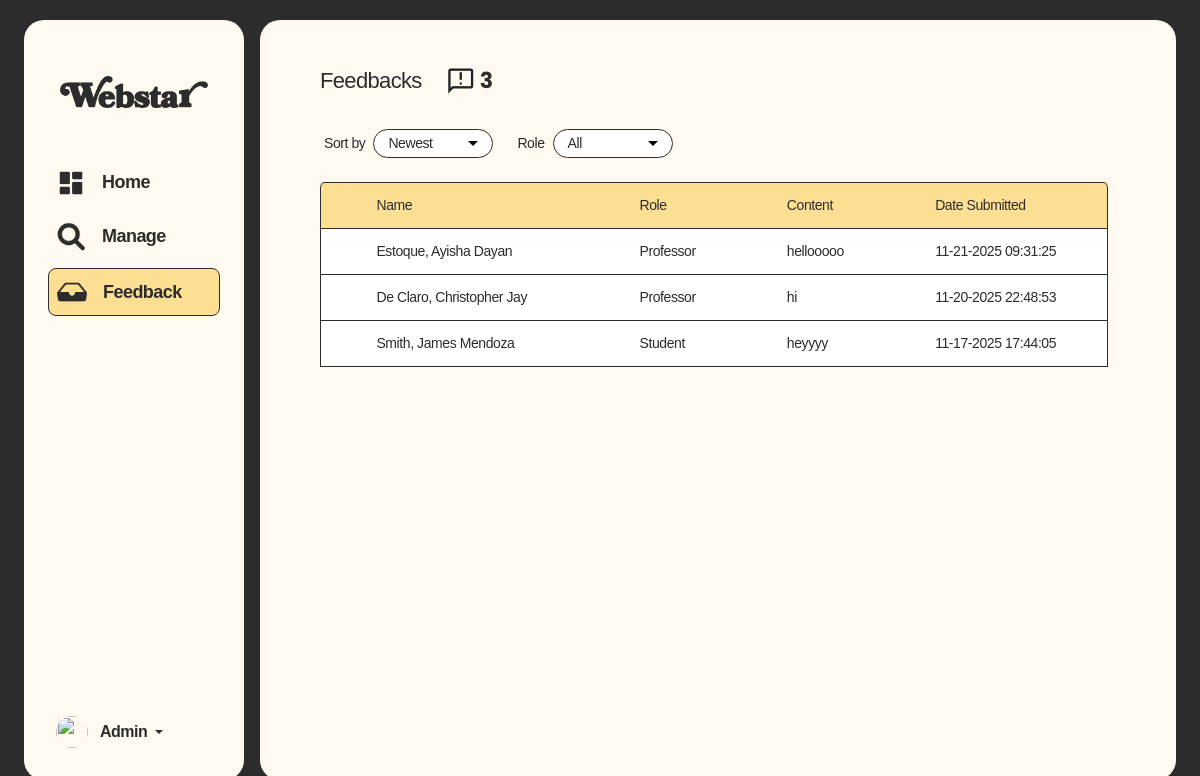
The app's page /admin/feedbacks.php (signed in) with its own data.
### tables this page shows
CREATE TABLE `feedback` (
  `feedbackID` int(11) NOT NULL,
  `senderID` int(11) NOT NULL,
  `receiverID` int(11) NOT NULL,
  `message` text NOT NULL,
  `created_at` datetime DEFAULT current_timestamp()
);

CREATE TABLE `userinfo` (
  `userInfoID` int(11) NOT NULL,
  `userID` int(11) NOT NULL,
  `profilePicture` varchar(100) NOT NULL DEFAULT 'defaultProfile.png',
  `firstName` varchar(50) NOT NULL,
  `middleName` varchar(50) DEFAULT NULL,
  `lastName` varchar(50) NOT NULL,
  `studentID` varchar(50) DEFAULT NULL,
  `programID` varchar(50) DEFAULT '1',
  `gender` varchar(50) DEFAULT 'Other',
  `yearLevel` varchar(20) DEFAULT '1',
  `yearSection` int(11) DEFAULT 1,
  `schoolEmail` varchar(50) DEFAULT NULL,
  `facebookLink` text DEFAULT NULL,
  `linkedInLink` text DEFAULT NULL,
  `githubLink` text DEFAULT NULL,
  `createdAt` datetime NOT NULL,
  `isNewUser` int(1) NOT NULL DEFAULT 1
);

CREATE TABLE `users` (
  `userID` int(11) NOT NULL,
  `password` varchar(1024) NOT NULL,
  `email` varchar(50) NOT NULL,
  `role` varchar(12) NOT NULL DEFAULT 'student',
  `userName` varchar(50) NOT NULL,
  `status` varchar(15) DEFAULT 'Active'
);

### admin/feedbacks.php (the view, shortened to what this page needs)
<?php
include('../shared/assets/database/connect.php');
$feedbackCountQuery = "SELECT COUNT(*) AS totalFeedback FROM feedback";
$feedbackCountResult = mysqli_query($conn, $feedbackCountQuery);
$feedbackCountRow = mysqli_fetch_assoc($feedbackCountResult);
$totalFeedbacks = $feedbackCountRow['totalFeedback'];
$sort = $_GET['sort'] ?? 'Newest';
$role = $_GET['role'] ?? 'All';
$where = "";
$orderBy = ($sort === "Oldest") ? "ASC" : "DESC";
$feedbackQuery = "
    SELECT
        f.feedbackID,
        f.message,
        f.created_at,
        u.userID,
        u.role,
        ui.firstName,
        ui.middleName,
        ui.lastName
    FROM feedback f
    INNER JOIN users u ON f.senderID = u.userID
    INNER JOIN userinfo ui ON u.userID = ui.userID
    $where
    ORDER BY f.created_at $orderBy
";
$feedbackResult = mysqli_query($conn, $feedbackQuery);
?>
<!doctype html>
<html lang="en">
<head>
    <link href="https://cdn.jsdelivr.net/npm/bootstrap@5.3.6/dist/css/bootstrap.min.css" rel="stylesheet"
>
    <link rel="stylesheet" href="../shared/assets/css/global-styles.css">
    <link rel="stylesheet" href="../shared/assets/css/sidebar-and-container-styles.css">
    <link rel="stylesheet" href="../shared/assets/css/course.css">
    <link rel="stylesheet" href="../shared/assets/css/admin.css">
    <link href="https://cdnjs.cloudflare.com/ajax/libs/font-awesome/6.5.0/css/all.min.css" rel="stylesheet">
    <link rel="stylesheet" href="https://cdn.jsdelivr.net/npm/bootstrap-icons@1.13.1/font/bootstrap-icons.min.css">
</head>
<body>
    <div class="container-fluid min-vh-100 d-flex justify-content-center align-items-center p-0 p-md-3"
        style="background-color: var(--black);">
        <div class="row w-100">
            <?php include '../shared/components/admin-sidebar-for-desktop.php'; ?>
            <div class="col main-container m-0 p-0 mx-0 mx-md-2 p-0 p-md-4 overflow-y-auto">
                <div class="card border-0 px-3 pt-3 m-0 h-100 w-100 rounded-0 shadow-none"
                    style="background-color: transparent;">
                    <div class="container-fluid py-1">
                        <div class="row">
                            <div class="col-12 mb-3">
                                <div class="d-flex align-items-center ps-2">
                                    <div class="text-sbold text-22">Feedbacks</div>
                                    <span class="material-symbols-outlined ms-4" style="font-size: 30px;">
                                    </span>
                                    <div class="stats-count text-22 text-bold ms-1"><?= $totalFeedbacks ?></div>
                                </div>
                            </div>
                            <div class="row align-items-center g-2 flex-wrap px-2">
                                <div class="col-auto ms-3 mobile-dropdown">
                                    <div class="d-flex align-items-center flex-nowrap">
                                        <span class="dropdown-label me-2 text-reg">Sort by</span>
                                        <div class="custom-dropdown" data-filter="sort">
                                            <button class="dropdown-btn text-reg text-14"><?= htmlspecialchars($sort) ?></button>
                                        </div>
                                    </div>
                                </div>
                                <div class="col-auto ms-3 mobile-dropdown">
                                    <div class="d-flex align-items-center flex-nowrap">
                                        <span class="dropdown-label me-2 text-reg">Role</span>
                                        <div class="custom-dropdown" data-filter="role">
                                            <button class="dropdown-btn text-reg text-14"><?= htmlspecialchars($role) ?></button>
                                        </div>
                                    </div>
                                </div>
                                <div class="table-container mt-4 px-3" style="max-height: 400px; overflow-y: auto;">
                                    <div class="table-responsive-sm">
                                        <table class="custom-table align-middle mb-0 text-med text-14">
                                            <thead>
                                                <tr>
                                                    <th scope="col"></th>
                                                    <th scope="col">Name</th>
                                                    <th scope="col"></th>
                                                    <th scope="col">Role</th>
                                                    <th scope="col"></th>
                                                    <th scope="col">Content</th>
                                                    <th scope="col"></th>
                                                    <th scope="col">Date Submitted</th>
                                                </tr>
                                            </thead>
                                            <tbody>
                                                <?php while ($f = mysqli_fetch_assoc($feedbackResult)): ?>
                                                    <tr>
                                                        <td></td>
                                                        <td><?= htmlspecialchars($f['lastName'] . ', ' . $f['firstName'] . ' ' . $f['middleName']) ?>
                                                        </td>
                                                        <td></td>
                                                        <td><?= ucfirst($f['role']) ?></td>
                                                        <td></td>
                                                        <td data-bs-toggle="modal"
                                                            data-bs-target="#feedbackModal<?= $f['feedbackID'] ?>">
                                                            <?= htmlspecialchars($f['message']) ?>
                                                        </td>
                                                        <td></td>
                                                        <td><?= date("m-d-Y H:i:s", strtotime($f['created_at'])) ?></td>
                                                    </tr>
                                                <?php endwhile; ?>
                                            </tbody>
                                        </table>
                                    </div>
                                </div>
                            </div>
                        </div>
                    </div>
                </div>
            </div>
        </div>
    </div>
</body>
</html>

### shared/assets/css/global-styles.css (style rules this page uses)
:root { --primaryColor: #FDDF94; --highlight75: #6EBEFF; --highlight50: #9ED3FF; --highlight25: #CFE9FF; --highlight15: #c8ecc1; --dirtyWhite: #FFF9F0; --pureWhite: #FFFFFF; --darkgreen: #5b6558; --black: #2C2C2C; --Regular: 'Regular'; --Medium: 'Medium'; --Bold: 'Bold'; --SemiBold: 'SemiBold'; --Black: 'Black'; }
.text-reg { font-family: 'Regular', sans-serif; letter-spacing: -0.03em; color: var(--black); }
.text-med { font-family: 'Medium', sans-serif; letter-spacing: -0.03em; color: var(--black); }
.text-bold { font-family: 'Bold', sans-serif; letter-spacing: -0.03em; color: var(--black); }
.text-sbold { font-family: 'SemiBold', sans-serif; letter-spacing: -0.03em; color: var(--black); }
.text-14 { font-size: 14px; }
.text-22 { font-size: 22px; }
.dropdown-label { letter-spacing: -0.03em; font-size: 14px; white-space: nowrap; }

### shared/assets/css/sidebar-and-container-styles.css (style rules this page uses)
body { background-color: white; }
html, body { height: 100%; margin: 0; padding: 0; }
.main-container { background-color: var(--dirtyWhite); border-radius: 0px; height: 100vh; }
@media (min-width: 768px) { body { background-color: var(--black); } }
@media (min-width: 768px) { .main-container { border-radius: 20px; height: 95vh; } }

### shared/assets/css/admin.css (style rules this page uses)
.custom-table { width: 100%; background-color: var(--pureWhite) !important; border-top: 1px solid var(--black) !important; border-radius: 5px !important; border-collapse: separate !important; border-spacing: 0 !important; }
.custom-table thead { background-color: var(--primaryColor) !important; color: var(--black) !important; }
table.custom-table thead th { font-weight: normal !important; }
.custom-table th, .custom-table td { padding: 0.75rem 1rem !important; vertical-align: middle !important; font-size: 14px !important; border-bottom: 1px solid var(--black) !important; }
.custom-table th+th, .custom-table td+td { border-left: none !important; }
.custom-table tr>*:first-child { border-left: 1px solid var(--black) !important; }
.custom-table tr>*:last-child { border-right: 1px solid var(--black) !important; }
.custom-table th:first-child { border-top-left-radius: 5px !important; }
.custom-table th:last-child { border-top-right-radius: 5px !important; }
.custom-dropdown { position: relative; display: inline-block; }
.dropdown-btn { background-color: var(--pureWhite); border: 1px solid var(--black); border-radius: 25px; padding: 3px 14px; font-size: 14px; font-weight: 500; cursor: pointer; min-width: 120px; display: flex; justify-content: space-between; align-items: center; position: relative; }
.dropdown-btn::after { content: ''; display: inline-block; width: 0; height: 0; border-left: 5px solid transparent; border-right: 5px solid transparent; border-top: 5px solid #000; margin-left: 8px; }

### admin/feedbacks.php (style rules this page uses)
.custom-dropdown { position: relative; }
.custom-dropdown .dropdown-btn { cursor: pointer; }

### records on screen
feedback: userinfo.lastName+firstName+middleName "Estoque, Ayisha Dayan", users.role "Professor", message "hellooooo", created_at "11-21-2025 09:31:25"
feedback: userinfo.lastName+firstName+middleName "De Claro, Christopher Jay", users.role "Professor", message "hi", created_at "11-20-2025 22:48:53"
feedback: userinfo.lastName+firstName+middleName "Smith, James Mendoza", users.role "Student", message "heyyyy", created_at "11-17-2025 17:44:05"

### other values on screen
$totalFeedbacks "3"
$sort "Newest"
$role "All"
